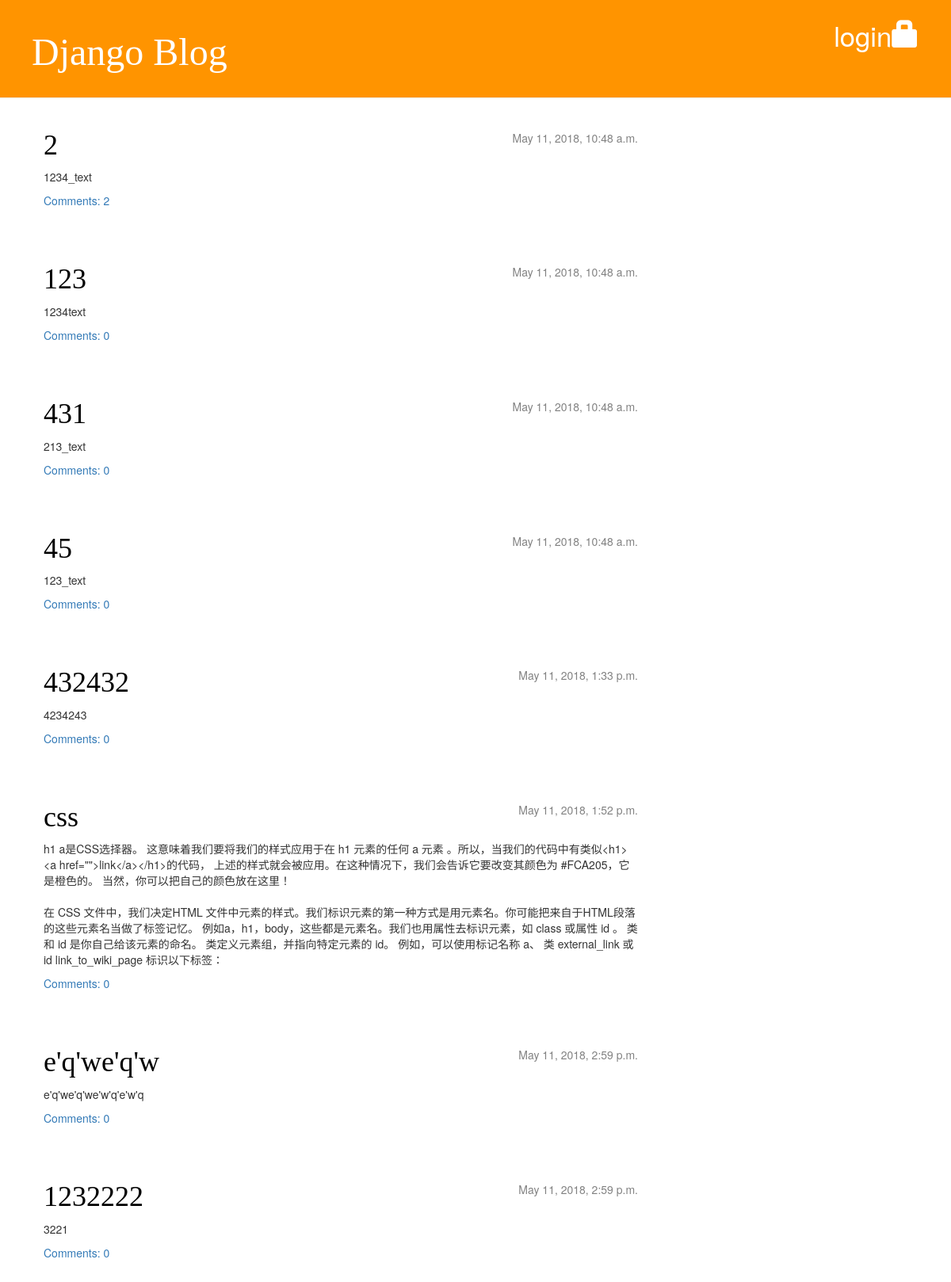
The page / on the database its author committed.
### blog/models.py (models this page shows, shortened)
class Post(models.Model):
    author = models.ForeignKey('auth.User', on_delete=models.CASCADE)
    title = models.CharField(max_length=200)
    text = models.TextField()
    create_date = models.DateTimeField(
        default=timezone.now
    )
    published_date = models.DateTimeField(
        blank=True, null=True
    )
    def approved_comments(self):
        return self.comments.filter(approved_comment=True)

### blog/views.py (the view)
# urls.py: url(r'^$', views.post_list, name='post_list'),
def post_list(request):
    posts = Post.objects.filter(published_date__lte=timezone.now()).order_by('published_date')
    return render(request, 'blog/post_list.html', {'posts': posts})

### blog/templates/blog/post_list.html
{% extends 'blog/base.html' %}
{% block content %}
    {% for post in posts %}
        <div class="post">
            <div class="date">
                {{ post.published_date }}
            </div>
            <h1><a href="{% url 'post_detail' pk=post.pk %}">{{ post.title }}</a></h1>
            <p>{{ post.text|linebreaksbr }}</p>
        <a href="{% url 'post_detail' pk=post.pk %}">Comments: {{ post.approved_comments.count }}</a>
        </div>
    {% endfor %}
{% endblock %}

### blog/static/css/blog.css (style rules this page uses)
h1, h2, h3, h4 { font-family: 'Lora', cursive; }
.date { float: right; color: #828282; }
.post { margin-bottom: 70px; }
.post h1 a, .post h1 a:visited { color: #000000; }

### rows shown on the page
Post: published_date "May 11, 2018, 10:48 a.m.", title "2", text "1234_text", approved_comments.count "2"
Post: published_date "May 11, 2018, 10:48 a.m.", title "123", text "1234text", approved_comments.count "0"
Post: published_date "May 11, 2018, 10:48 a.m.", title "431", text "213_text", approved_comments.count "0"
Post: published_date "May 11, 2018, 10:48 a.m.", title "45", text "123_text", approved_comments.count "0"
Post: published_date "May 11, 2018, 1:33 p.m.", title "432432", text "4234243", approved_comments.count "0"
Post: published_date "May 11, 2018, 1:52 p.m.", title "css", text "h1 a是CSS选择器。 这意味着我们要将我们的样式应用于在 h1 元素的任何 a 元素 。所以，当我们的代码中有类似<h1><a href=\"\">link</a></h1>的代码， 上述的样式就会被应用。在这种情况下，我们会告诉它要改变其颜色为 #FCA205，它是橙色的。 当然，你可以把自己的颜色放在这里！ 在 CSS 文件中，我们决定HTML 文件中元素的样式。我们标识元素的第一种方式是用元素名。你可能把来自于HTML段落的这些元素名当做了标签记忆。 例如a，h1，body，这些都是元素名。我们也用属性去标识元素，如 class 或属性 id 。 类和 id 是你自己给该元素的命名。 类定义元素组，并指向特定元素的 id。 例如，可以使用标记名称 a、 类 external_link 或 id link_to_wiki_page 标识以下标签：", approved_comments.count "0"
Post: published_date "May 11, 2018, 2:59 p.m.", title "e'q'we'q'w", text "e'q'we'q'we'w'q'e'w'q", approved_comments.count "0"
Post: published_date "May 11, 2018, 2:59 p.m.", title "1232222", text "3221", approved_comments.count "0"
